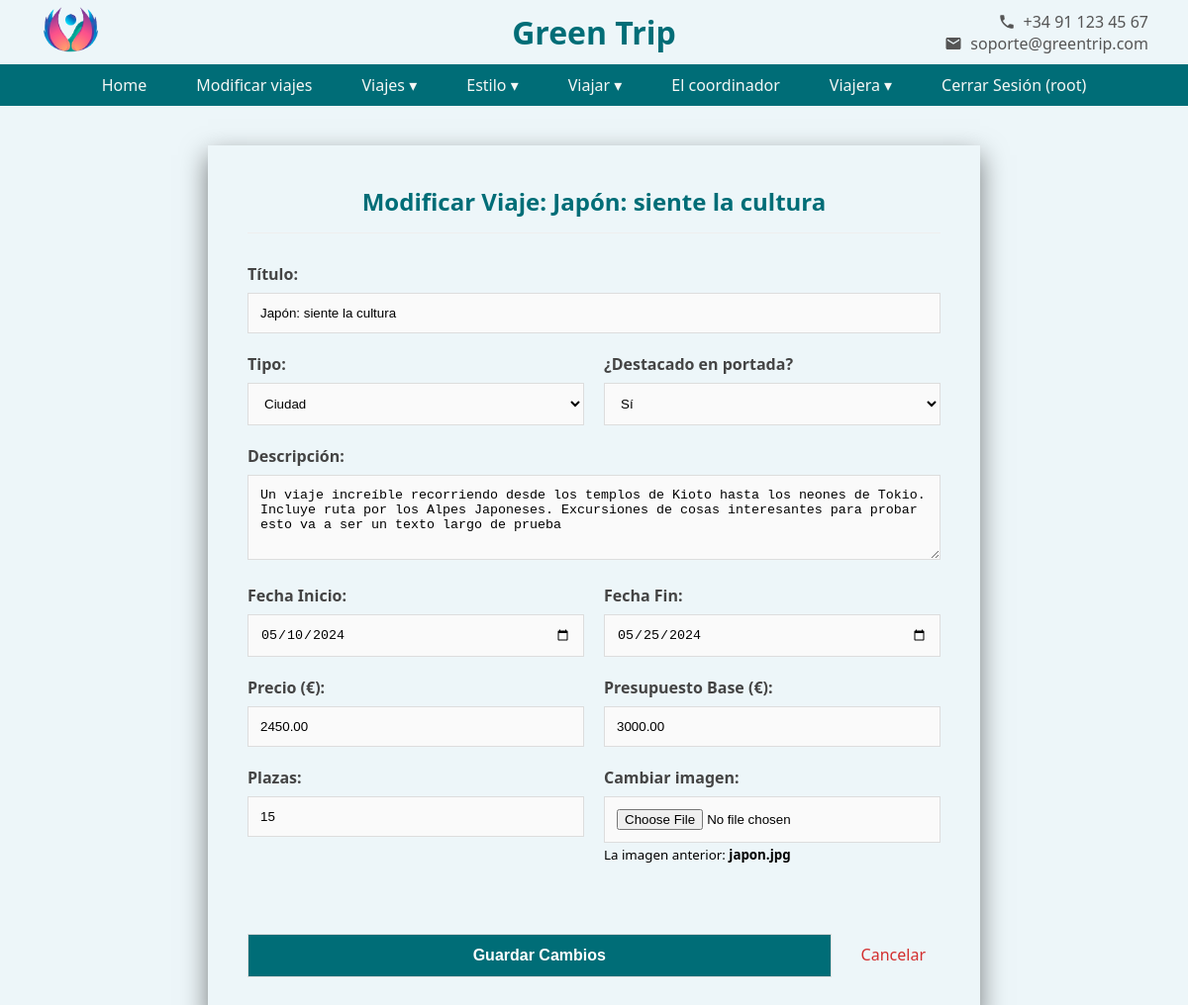
/app/admin/editar.php?id=24 (signed in), run on the app's committed database.
### tables this page shows
CREATE TABLE IF NOT EXISTS `viajes` (
  `id_viaje` int(11) NOT NULL AUTO_INCREMENT,
  `titulo` varchar(100) NOT NULL,
  `descripcion` text DEFAULT NULL,
  `fecha_inicio` date NOT NULL,
  `fecha_fin` date NOT NULL,
  `precio` decimal(10,2) NOT NULL,
  `presupuesto` decimal(10,2) DEFAULT NULL,
  `destacado` tinyint(1) DEFAULT 0,
  `tipo_viaje` varchar(50) DEFAULT NULL,
  `plazas` int(11) DEFAULT NULL,
  `imagen` varchar(255) DEFAULT NULL,
  PRIMARY KEY (`id_viaje`)
);

### app/admin/editar.php (the view, shortened to what this page needs)
<?php
include '../clases/conexionBd.php';
include '../vistas/cabecera.php';
$id = $_GET['id'];
$sql = 'SELECT * FROM viajes WHERE id_viaje=?';
$stmt = $connBd->prepare($sql);
$stmt->execute([$id]);
$fila = $stmt->fetch(PDO::FETCH_ASSOC);
?>
<form action="../clases/actualizar_viaje.php" method="POST" enctype="multipart/form-data" class="formulario">
    <h2 class="titulo-form">Modificar Viaje: <?php echo $fila['titulo']; ?></h2>
    <div class="campo">
        <label>Título:</label>
        <input type="text" name="titulo" value="<?php echo $fila['titulo']; ?>" required>
    </div>
    <div class="fila">
        <div class="campo">
            <label>Tipo:</label>
            <select name="tipo_viaje">
                <option value="Ciudad"  <?php if ($fila['tipo_viaje'] == 'Ciudad') echo 'selected'; ?>>Ciudad</option>
            </select>
        </div>
        <div class="campo">
            <label>¿Destacado en portada?</label>
            <select name="destacado">
                <option value="1" <?php if ($fila['destacado'] == 1) echo 'selected'; ?>>Sí</option>
            </select>
        </div>
    </div>
    <div class="campo">
        <label>Descripción:</label>
        <textarea name="descripcion" rows="4" required><?php echo $fila['descripcion']; ?></textarea>
    </div>
    <div class="fila">
        <div class="campo">
            <label>Fecha Inicio:</label>
            <input type="date" name="fecha_inicio" value="<?php echo $fila['fecha_inicio']; ?>" required>
        </div>
        <div class="campo">
            <label>Fecha Fin:</label>
            <input type="date" name="fecha_fin" value="<?php echo $fila['fecha_fin']; ?>" required>
        </div>
    </div>
    <div class="fila">
        <div class="campo">
            <label>Precio (€):</label>
            <input type="number" name="precio" step="0.01" min="0" value="<?php echo $fila['precio']; ?>" required>
        </div>
        <div class="campo">
            <label>Presupuesto Base (€):</label>
            <input type="number" name="presupuesto" step="0.01" min="0" value="<?php echo $fila['presupuesto']; ?>" required>
        </div>
    </div>
    <div class="fila">
        <div class="campo">
            <label>Plazas:</label>
            <input type="number" name="plazas" min="1" value="<?php echo $fila['plazas']; ?>" required>
        </div>
        <div class="campo">
            <label>Cambiar imagen:</label>
            <input type="file" name="imagen" accept="image/*">
            <small >
                La imagen anterior: <strong><?php
                    if ($fila['imagen']) {
                        echo "{$fila['imagen']}";
                    } else {
                        echo "Introduzca una imagen";
                    }
                    ?></strong>
            </small>
        </div>
    </div>
    <div class="botones-accion">
        <input type="submit" value="Guardar Cambios" class="btn-guardar">
        <a href="../admin/administrar_viajes.php" class="btn-cancelar">Cancelar</a>
    </div>
</form>

### app/assets/estilosPag.css (style rules this page uses)
body { font-family: "Segoe UI", Tahoma, Geneva, Verdana, sans-serif; margin: 0; padding: 0; background-color: #EDF6F9; }
a { text-decoration: none; color: inherit; }
.formulario { max-width: 700px; margin: 40px auto; padding: 40px; box-shadow: 0 10px 25px rgba(0,0,0,0.5); }
.titulo-form { color: #006D77; margin-top: 0; margin-bottom: 30px; text-align: center; border-bottom: 1px solid #eee; padding-bottom: 15px; }
.campo { margin-bottom: 20px; width: 100%; }
.formulario label { display: block; margin-bottom: 8px; font-weight: 600; color: #444; }
.formulario input, .formulario select, .formulario textarea { width: 100%; padding: 12px; border: 1px solid #ddd; box-sizing: border-box; background-color: #fafafa; }
.fila { display: flex; gap: 20px; }
.botones-accion { margin-top: 30px; display: flex; gap: 15px; padding-top: 20px; }
.formulario .btn-guardar { background-color: #006D77; color: white; padding: 12px 30px; cursor: pointer; font-weight: bold; font-size: 1rem; transition: background-color 0.3s; }
.btn-cancelar { color: #d32f2f; text-decoration: none; font-weight: 500; padding: 10px 15px; }

### data on the page
viajes: titulo "Japón: siente la cultura", tipo_viaje "Ciudad", destacado "Sí", descripcion "Un viaje increíble recorriendo desde los templos de Kioto hasta los neones de Tokio. Incluye ruta por los Alpes Japoneses. Excursiones de cosas interesantes para probar esto va a ser un texto largo de prueba", fecha_inicio "05/10/2024", fecha_fin "05/25/2024", precio "2450.00", presupuesto "3000.00", plazas "15", imagen "japon.jpg"

### other printed values
$_SESSION["username"] "root"
